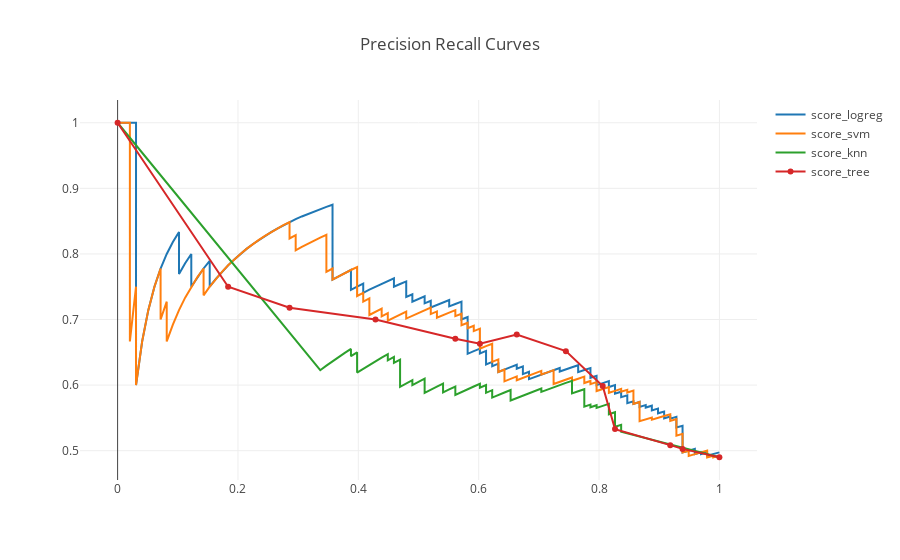

The notebook cell saved with this chart:
### Code cell
data = []
for col_name in ('score_logreg', 'score_svm', 'score_knn', 'score_tree'):
    prec, recall, thresholds = precision_recall_curve(df2['true'], df2[col_name])
    trace = go.Scatter(x=recall, y=prec, name=col_name)
    data.append(trace)

layout = {'title': 'Precision Recall Curves'}
fig = go.Figure(data=data, layout=layout)
iplot(fig, show_link=False)
